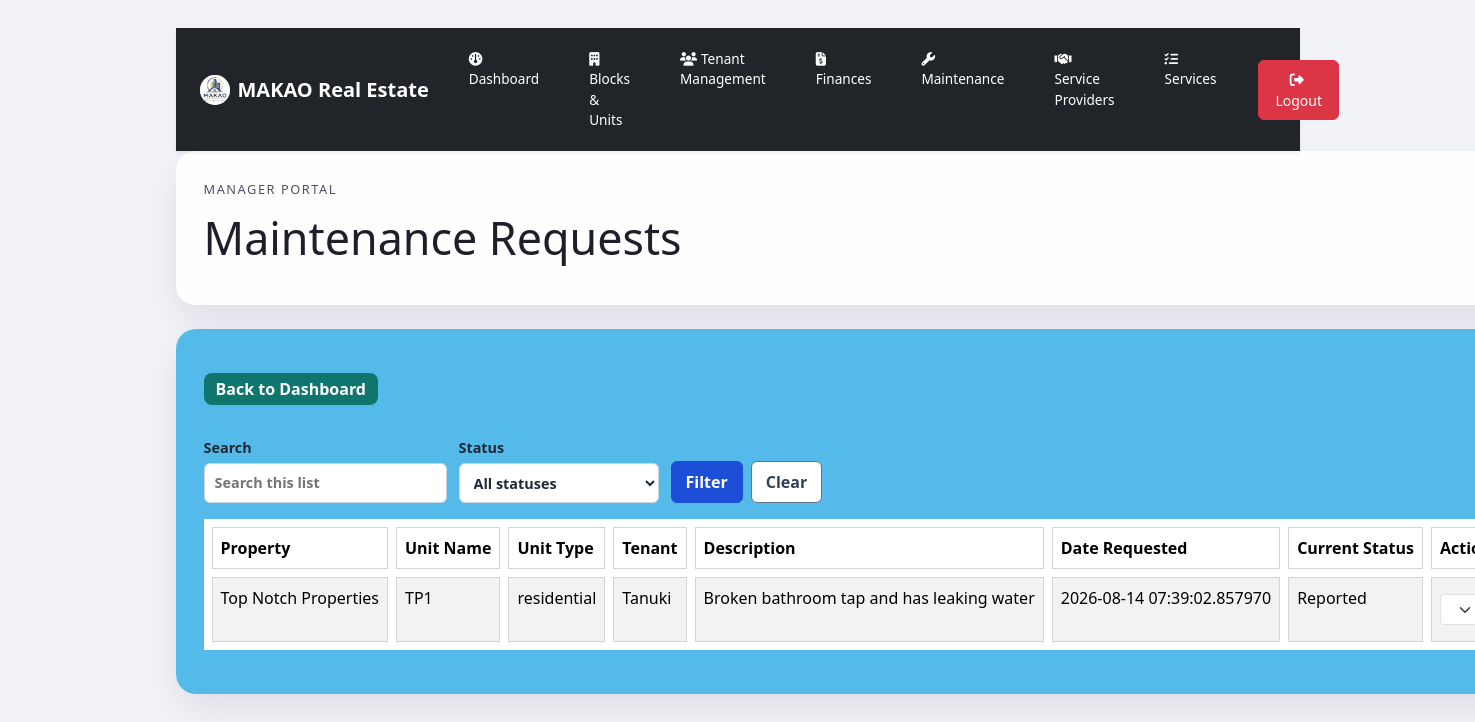
The page /managerpages/maintenancerequest.php (signed in) on the database its author committed.
### tables this page shows
CREATE TABLE `maintenance` (
  `request_id` int(11) NOT NULL,
  `unit_id` int(11) NOT NULL,
  `tenant_id` int(11) NOT NULL,
  `description` varchar(255) NOT NULL,
  `status` enum('Reported','Received','Under Review','Completed','Approved','Not Approved') NOT NULL,
  `priority` enum('High','Low','Medium','Urgent/Emergency') NOT NULL,
  `date` timestamp(6) NOT NULL DEFAULT current_timestamp(6) ON UPDATE current_timestamp(6)
);

CREATE TABLE `property` (
  `property_id` int(20) NOT NULL,
  `property_name` varchar(255) NOT NULL,
  `property_type` enum('Residential','Apartments','BNB''s','Commercial','Mixed Use') NOT NULL,
  `numberofblocks` int(20) NOT NULL,
  `location` varchar(20) DEFAULT NULL,
  `status` enum('Assigned','Unassigned','','') NOT NULL DEFAULT 'Unassigned'
);

CREATE TABLE `units` (
  `unit_id` int(20) NOT NULL,
  `block_id` int(20) DEFAULT NULL,
  `unit_name` varchar(255) NOT NULL,
  `unit_type` enum('residential','commercial','offices','') NOT NULL,
  `unit_deposit` decimal(8,2) NOT NULL,
  `office_size` enum('1900 sq ft','4800 sq ft','10000 sq ft','') DEFAULT NULL,
  `number_of_rooms` int(20) DEFAULT NULL,
  `commercial_size` enum('160 sq ft','650 sq ft','2700 sq ft','9000 sq ft') DEFAULT NULL,
  `charge_per_sqft` decimal(8,2) DEFAULT NULL,
  `monthly_rent` decimal(8,2) NOT NULL,
  `status` enum('available','occupied','maintenance','') NOT NULL
);

CREATE TABLE `tenants` (
  `tenant_id` int(11) NOT NULL,
  `unit_id` int(11) NOT NULL,
  `username` varchar(20) NOT NULL,
  `name` varchar(25) NOT NULL,
  `national_id` varchar(20) NOT NULL,
  `phone_number` varchar(15) NOT NULL,
  `email` varchar(50) DEFAULT NULL,
  `movingin_date` datetime NOT NULL,
  `status` enum('active','inactive','not found') NOT NULL
);

### managerpages/maintenancerequest.php (the view, shortened to what this page needs)
<?php
$database = new Database();
$db = $database->getConnection();
$managerId = $_SESSION['manager_id'];
try {
    $query = "SELECT
                m.request_id,
                m.description,
                m.date,
                m.status,
                m.priority,
                t.tenant_id,
                t.name AS tenant_name,
                u.unit_type AS unit_type,
                u.unit_name AS unit_name,
                p.property_name
              FROM maintenance m
              LEFT JOIN tenants t ON m.tenant_id = t.tenant_id
              LEFT JOIN units u ON COALESCE(m.unit_id, t.unit_id) = u.unit_id
              LEFT JOIN blocks b ON u.block_id = b.block_id
              INNER JOIN property p ON b.property_id = p.property_id
              INNER JOIN manager_properties mp ON p.property_id = mp.property_id
              WHERE mp.manager_id = :manager_id
              ORDER BY m.request_id DESC";
    $stmt = $db->prepare($query);
    $stmt->bindValue(':manager_id', $managerId, PDO::PARAM_INT);
    $stmt->execute();
    $requests = $stmt->fetchAll(PDO::FETCH_ASSOC);
} catch (Exception $e) {
    $errorMessage = "Error fetching requests: " . $e->getMessage();
    $requests = [];
}
?>
<!DOCTYPE html>
<html lang="en">
<head>
    <link rel="stylesheet" href="../style.css">
    <link href="https://cdn.jsdelivr.net/npm/bootstrap@5.3.7/dist/css/bootstrap.min.css" rel="stylesheet">
</head>
<body class="dashboard-page">
    <div class="dashboard-shell">
        <?php include '../components/mheader.php'; ?>
        <main class="main-content">
            <section class="welcome-card">
                <div>
                    <p class="eyebrow">Manager Portal</p>
                    <h1 class="heading">Maintenance Requests</h1>
                </div>
            </section>
            <section class="action-card">
                <div class="page-actions mb-3">
                    <a href="managersdashboard.php" class="btn-primary">Back to Dashboard</a>
                </div>
                <?php if (empty($requests)): ?>
                    <p>No maintenance requests have been submitted yet for your assigned properties.</p>
                <?php else: ?>
                    <div style="overflow-x:auto;">
                        <table class="tenant-table table table-striped">
                            <thead>
                                <tr>
                                    <th>Property</th>
                                    <th>Unit Name</th>
                                    <th>Unit Type</th>
                                    <th>Tenant</th>
                                    <th>Description</th>
                                    <th>Date Requested</th>
                                    <th>Current Status</th>
                                    <th>Action</th>
                                </tr>
                            </thead>
                            <tbody>
                                <?php foreach ($requests as $request): ?>
                                    <tr>
                                        <td><?php echo htmlspecialchars($request['property_name'] ?? 'N/A'); ?></td>
                                        <td><?php echo htmlspecialchars($request['unit_name'] ?? 'N/A'); ?></td>
                                        <td><?php echo htmlspecialchars($request['unit_type'] ?? 'N/A'); ?></td>
                                        <td><?php echo htmlspecialchars($request['tenant_name'] ?? 'N/A'); ?></td>
                                        <td><?php echo htmlspecialchars($request['description'] ?? ''); ?></td>
                                        <td><?php echo htmlspecialchars($request['date'] ?? ''); ?></td>
                                        <td>
                                            <span class="status-badge <?php echo strtolower(str_replace(' ', '-', $request['status'])); ?>">
                                                <?php echo htmlspecialchars($request['status']); ?>
                                            </span>
                                        </td>
                                        <td>
                                            <form method="POST" style="display: flex; gap: 5px; align-items: center;">
                                                <select name="status" class="status-select form-select form-select-sm">
                                                    <option value="Received" <?php echo ($request['status'] === 'Received') ? 'selected' : ''; ?>>Received</option>
                                                </select>
                                            </form>
                                        </td>
                                    </tr>
                                <?php endforeach; ?>
                            </tbody>
                        </table>
                    </div>
                <?php endif; ?>
            </section>
        </main>
    </div>
</body>
</html>

### style.css (style rules this page uses)
body { font-family: Arial, sans-serif; margin: 0; min-height: 100vh; color: #1f1f2d; background: #f1f3f8; }
.dashboard-page { display: block; justify-content: normal; align-items: normal; padding: 0; min-height: 100vh; background-color: #f1f3f8; background-image: url('background1.png'); background-repeat: no-repeat; background-size: cover; background-position: center; }
.dashboard-shell { max-width: 1180px; margin: 0 auto; padding: 28px; align-items: center; }
.main-content { display: grid; gap: 24px; }
.welcome-card, .widget-panel { background: rgba(255, 255, 255, 0.96); border-radius: 20px; box-shadow: 0 16px 35px rgba(0, 0, 0, 0.08); padding: 28px; }
.action-card { background: rgba(79, 185, 234, 0.96); border-radius: 20px; box-shadow: 0 16px 35px rgba(0, 0, 0, 0.08); padding: 28px; }
.welcome-card { display: flex; justify-content: space-between; gap: 24px; align-items: center; }
.eyebrow { margin: 0 0 10px; font-size: 0.8rem; letter-spacing: 0.12em; color: #7a2e8f; text-transform: uppercase; }
.welcome-card h1 { margin: 0 0 12px; font-size: 2.8rem; color: #1d1f2b; }
.welcome-card p { max-width: 560px; line-height: 1.7; color: #4f4f62; }
.btn-primary { display: inline-block; padding: 12px 20px; background: #5a046b; color: #fff; border-radius: 999px; text-decoration: none; font-weight: 600; margin-top: 16px; }
.tenant-table { width: 100%; border-collapse: separate; border-spacing: 8px; margin-top: 16px; }
.tenant-table th, .tenant-table td { padding: 10px 12px; background: #fff; border: 1px solid #d1d5db; white-space: nowrap; }
.tenant-table th { background: #0f172a; color: #fff; }
.status-select { padding: 6px 10px; border-radius: 4px; border: 1px solid #cbd5e1; background-color: #fff; font-size: 14px; }
body { font-family: Arial, sans-serif; background: #f5f7fb; padding: 20px; }
.page-actions { margin-bottom: 16px; }
.btn-primary { display: inline-block; background: #0f766e; color: #ffffff; padding: 4px 12px; border-radius: 8px; text-decoration: none; font-weight: 600; }
table { width: 100%; border-collapse: collapse; background: #fff; }
th, td { padding: 12px; border: 1px solid #e5e7eb; text-align: left; vertical-align: top; word-break: break-word; }
th { background: #f8fafc; font-weight: 600; }

### rows shown on the page
maintenance: property.property_name "Top Notch Properties", unit.unit_name "TP1", unit.unit_type "residential", tenant.name "Tanuki", description "Broken bathroom tap and has leaking water", date "2026-08-14 07:39:02.857970", status "Reported"
